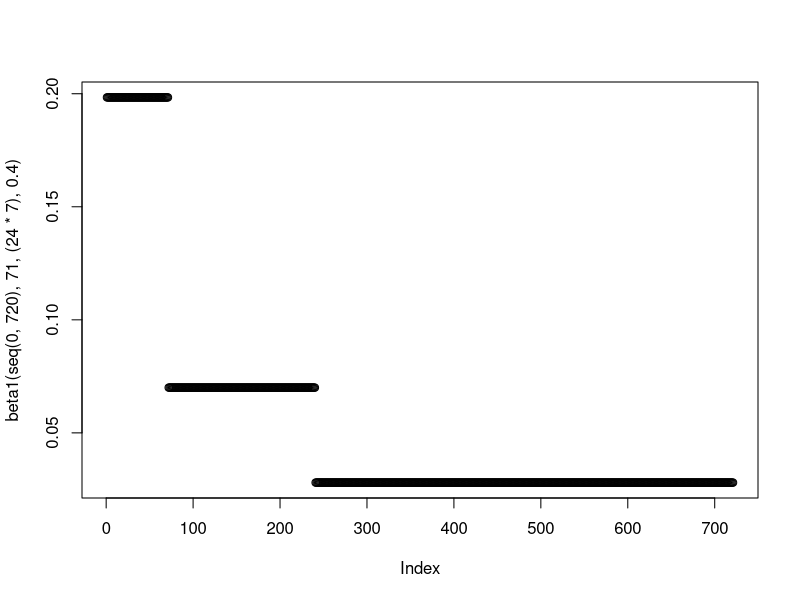
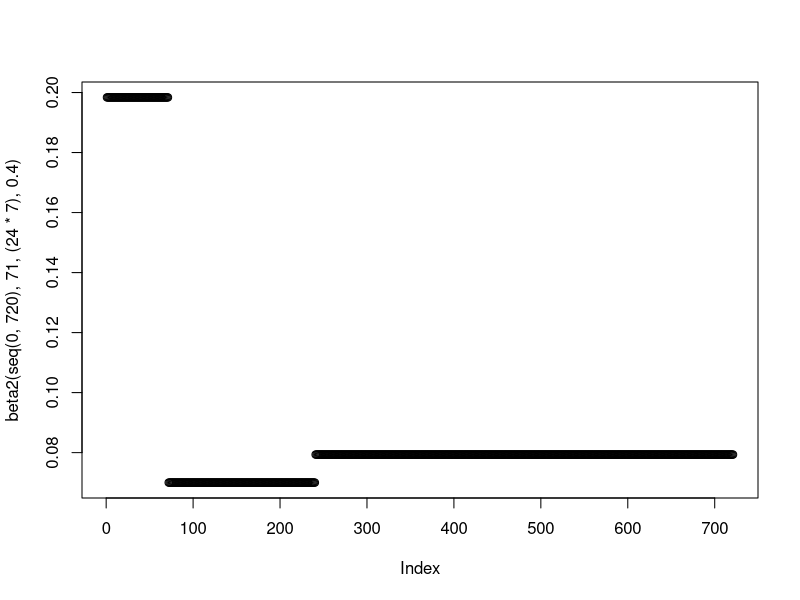
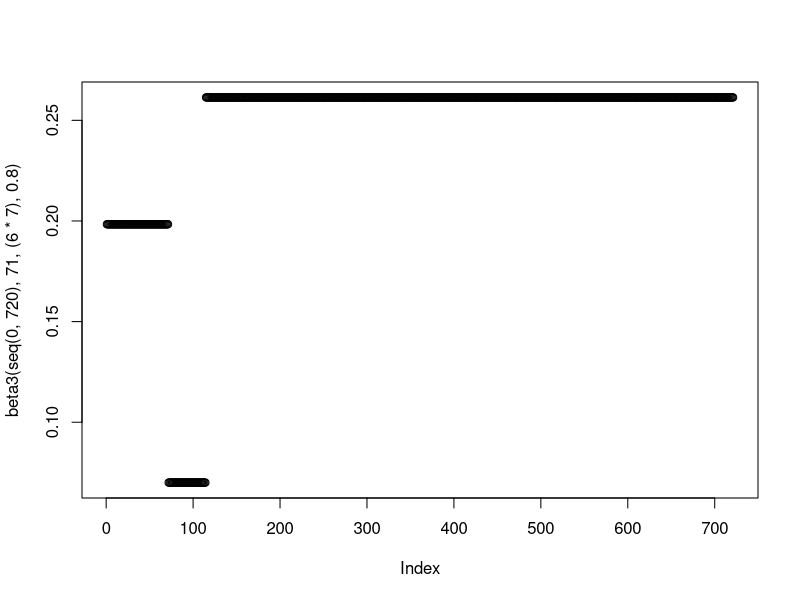
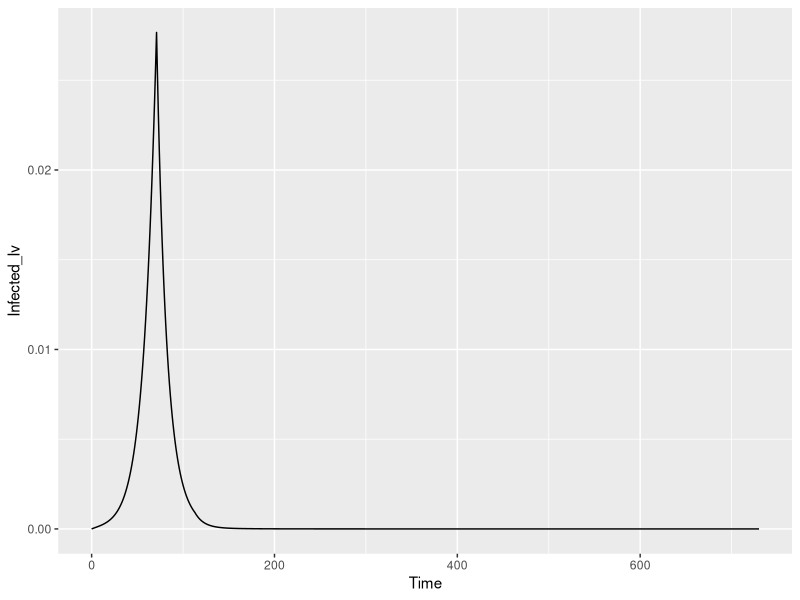
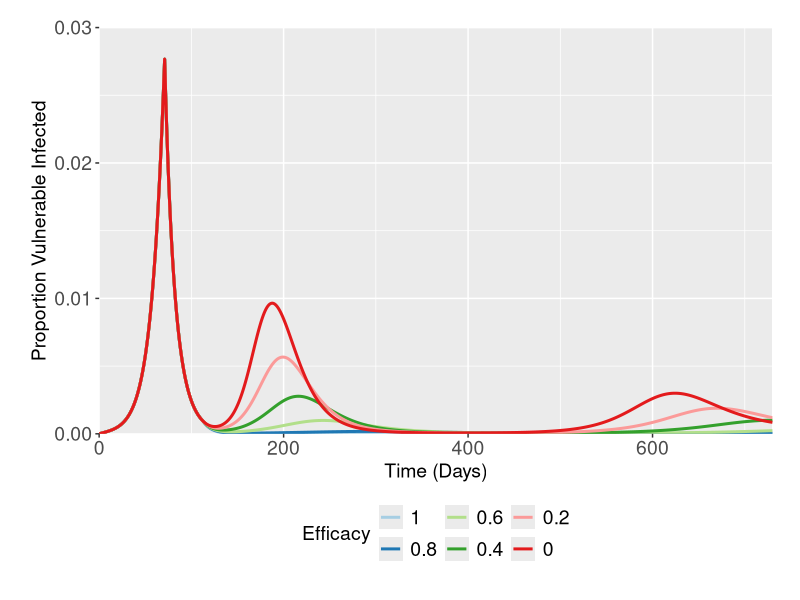
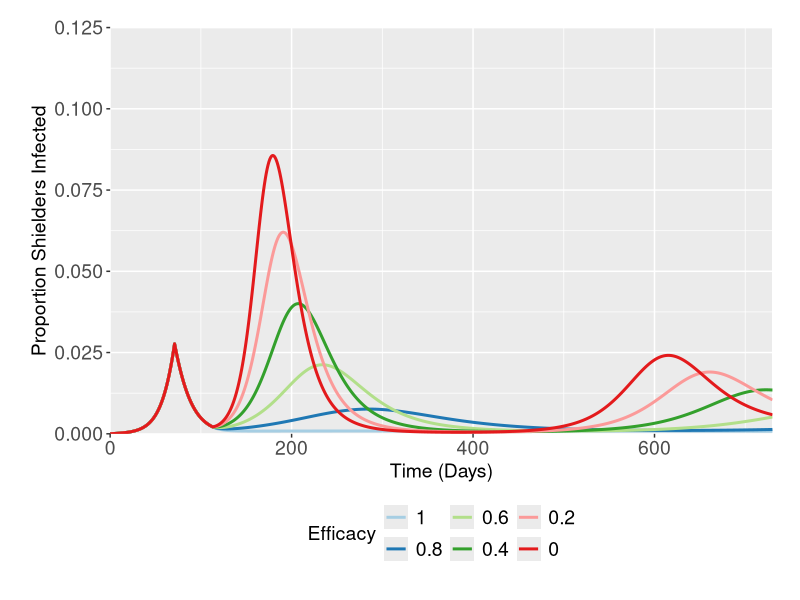
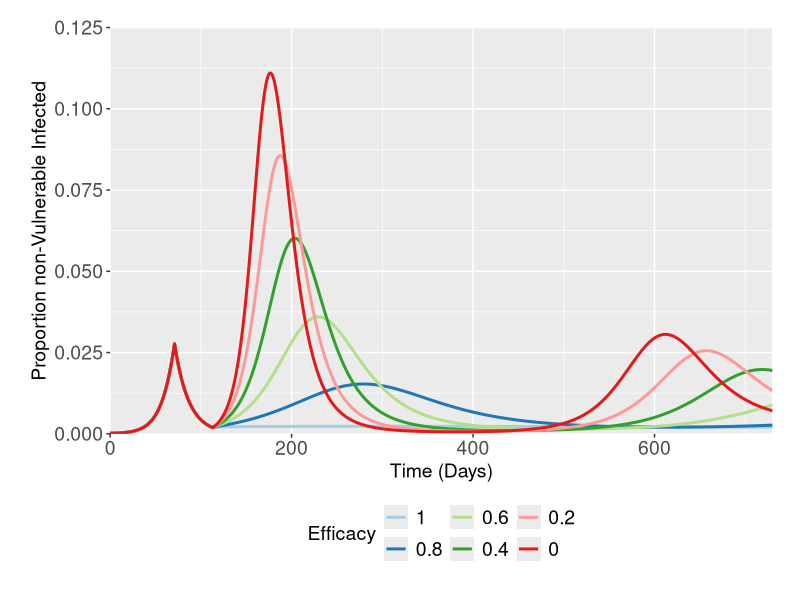
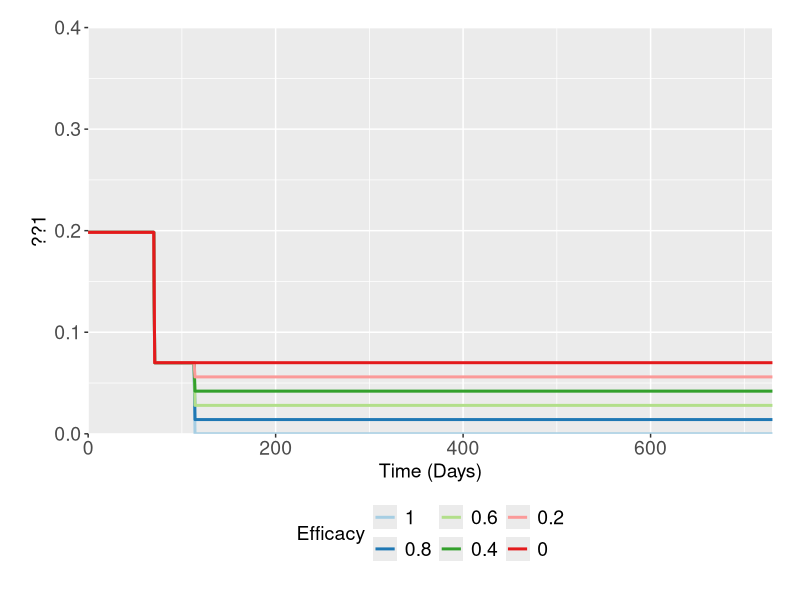

Source code (R) for these figures, in order:
rm(list=ls())
library("deSolve"); library("ggplot2"); library("cowplot"); library("reshape2"); library("dplyr"); library("RColorBrewer")

#### Model Functions ####
#Function for the generation time/(1/gamma) parameter
GenTime <- function(T2, R0) {
  G = T2 * ((R0-1)/log(2))
  return(G)
}

#Function to model intervention - currently set at baseline - added additional functionality to it
beta1 <- function(time, tstart1, tdur, scaling1) {
  ifelse((time >= tstart1 & time <= tstart1+tdur),
         (0.6*(1/(GenTime(3.3,2.8)))), #Intervention
         ifelse((time >= tstart1+tdur & time <= 730), 
                (0.6*(1/(GenTime(3.3,2.8))))*scaling1, #After Intervention
                (1.7*(1/(GenTime(3.3,2.8)))) #Before Intervention
         )
  )
}

plot(beta1(seq(0, 720), 71, (24*7), 0.4))

beta2 <- function(time, tstart1, tdur, scaling2) {
  ifelse((time >= tstart1 & time <= tstart1+tdur),
         (0.6*(1/(GenTime(3.3,2.8)))), #Intervention
         ifelse((time >= tstart1+tdur & time <= 730), 
                (1.7*(1/(GenTime(3.3,2.8))))*scaling2, #After Intervention
                (1.7*(1/(GenTime(3.3,2.8)))) #Before Intervention
         )
  )
}

plot(beta2(seq(0, 720), 71, (24*7), 0.4))

beta3 <- function(time, tstart1, tdur, scaling3) {
  ifelse((time >= tstart1 & time <= tstart1+tdur),
         (0.6*(1/(GenTime(3.3,2.8)))), #Intervention
         ifelse((time >= tstart1+tdur & time <= 730), 
                (2.8*(1/(GenTime(3.3,2.8))))*scaling3, #After Intervention
                (1.7*(1/(GenTime(3.3,2.8)))) #Before Intervention
         )
  )
}

plot(beta3(seq(0, 720), 71, (6*7), 0.8))


#Function for Shielded/non-Shielded Pop
SIRS <- function(time, state, parameters) {
  with(as.list(c(state, parameters)), {

    if(time < tstart1) {
      dSv = - beta1(time,tstart1,tdur,scaling1)*(Iv+Ih+Inv)*Sv + zeta*Rv
      
      dSh = - beta2(time,tstart1,tdur,scaling2)*(Iv+Ih+Inv)*Sh + zeta*Rh
      
      dSnv = - beta3(time,tstart1,tdur,scaling3)*(Iv+Ih+Inv)*Snv  + zeta*Rnv
      
      dIv = beta1(time,tstart1,tdur,scaling1)*(Iv+Ih+Inv)*Sv - gamma*Iv
      
      dIh =  beta2(time,tstart1,tdur,scaling2)*(Iv+Ih+Inv)*Sh - gamma*Ih
      
      dInv = beta3(time,tstart1,tdur,scaling3)*(Iv+Ih+Inv)*Snv - gamma*Inv
      
      dRv = gamma*Iv - zeta*Rv
      
      dRh = gamma*Ih - zeta*Rh
      
      dRnv = gamma*Inv - zeta*Rnv
    }
    else{
      dSv = - beta1(time,tstart1,tdur,scaling1)*Iv*Sv - beta1(time,tstart1,tdur,scaling1)*Ih*Sv + zeta*Rv
      
      dSh = - beta2(time,tstart1,tdur,scaling2)*Ih*Sh - beta1(time,tstart1,tdur,scaling2)*Iv*Sh - 
        beta2(time,tstart1,tdur,scaling2)*Inv*Sh + zeta*Rh
      
      dSnv = - beta3(time,tstart1,tdur,scaling3)*Inv*Snv - beta2(time,tstart1,tdur,scaling3)*Ih*Snv + zeta*Rnv
      
      
      
      dIv = beta1(time,tstart1,tdur,scaling1)*Iv*Sv + beta1(time,tstart1,tdur,scaling1)*Ih*Sv - gamma*Iv
      
      dIh =  beta2(time,tstart1,tdur,scaling2)*Ih*Sh + beta1(time,tstart1,tdur,scaling2)*Iv*Sh + 
        beta2(time,tstart1,tdur,scaling2)*Inv*Sh - gamma*Ih
      
      dInv = beta3(time,tstart1,tdur,scaling3)*Inv*Snv + beta2(time,tstart1,tdur,scaling3)*Ih*Snv - gamma*Inv
      
      
  
      dRv = gamma*Iv - zeta*Rv
      
      dRh = gamma*Ih - zeta*Rh
      
      dRnv = gamma*Inv - zeta*Rnv
    }
    return(list(c(dSv, dSh, dSnv, dIv, dIh, dInv, dRv, dRh, dRnv)))
  })
}

#### Testing the Model Structure + Obtaining Specific Information from Model Runs ####

#Initial Conditions and Times

init <- c(Sv = 0.2, Sh = 0.2, Snv = 0.6-0.0001, Iv = 0, Ih = 0, Inv = 0.0001, Rv= 0, Rh = 0, Rnv = 0)
times <- seq(0,730,by = 1)
parms = c(gamma = 1/(GenTime(3.3,2.8)), 
          zeta = 1/365,
          tstart1 = 71, 
          tdur = 6*7,
          scaling1 = 0.4,
          scaling2 = 0.4,
          scaling3 = 0.4) #CAN VARY THIS - DEPENDING ON FACTOR EXPLORED

out1 <- data.frame(ode(y = init, func = SIRS, times = times, parms = parms))

out1$Sv <- out1$Sv/0.20; out1$Sh <- out1$Sh/0.2; out1$Snv <- out1$Snv/0.60
out1$Iv <- out1$Iv/0.20; out1$Ih <- out1$Ih/0.2; out1$Inv <- out1$Inv/0.60
out1$Rv <- out1$Rv/0.20; out1$Rh <- out1$Rh/0.2; out1$Rnv <- out1$Rnv/0.60

out1$Beta1 <- beta1(seq(0,730), 71, (6*7), 0.4) #VARY THIS ASWELL
out1$Beta2 <- beta2(seq(0,730), 71, (6*7), 0.4)
out1$Beta3 <- beta3(seq(0,730), 71, (6*7), 0.4)

colnames(out1) <- c("Time", "Suscv", "Susch", "Suscnv", "Infected_Iv", "Infected_Ih", "Infected_Inv", 
                    "Recovv", "Recovh", "Recovnv", "Beta1", "Beta2", "Beta3")

ggplot(out1, aes(x = Time, y = Infected_Iv)) + geom_line()
#### Exploring the Parameters ####

scaling <- seq(0,1, by = 0.2)

scalingdata <- data.frame(matrix(nrow = 0, ncol = 7))

for(i in 1:length(scaling)) { 
  init <- c(Sv = 0.2, Sh = 0.2, Snv = 0.6-0.0001, Iv = 0, Ih = 0, Inv = 0.0001, Rv= 0, Rh = 0, Rnv = 0)
  times <- seq(0,730,by = 1)
  parms = c(gamma = 1/(GenTime(3.3,2.8)), 
            zeta = 1/365,
            tstart1 = 71, 
            tdur = 6*7,
            scaling1 = scaling[i],
            scaling2 = (1.7*(1/(GenTime(3.3,2.8))) - ((1.7*(1/(GenTime(3.3,2.8))) - 0.6*(1/(GenTime(3.3,2.8))))*(1-scaling[i])))/
              (1.7*(1/(GenTime(3.3,2.8)))),
            scaling3 = (2.8*(1/(GenTime(3.3,2.8))) - ((2.8*(1/(GenTime(3.3,2.8))) - 1.7*(1/(GenTime(3.3,2.8))))*(1-scaling[i])))/
              (2.8*(1/(GenTime(3.3,2.8)))))
  out1 <- data.frame(ode(y = init, func = SIRS, times = times, parms = parms))
  out1$Sv <- out1$Sv/0.20; out1$Sh <- out1$Sh/0.2; out1$Snv <- out1$Snv/0.60
  out1$Iv <- out1$Iv/0.20; out1$Ih <- out1$Ih/0.2; out1$Inv <- out1$Inv/0.60
  out1$Rv <- out1$Rv/0.20; out1$Rh <- out1$Rh/0.2; out1$Rnv <- out1$Rnv/0.60
  out1$Beta1 <- beta1(seq(0,730), 71, (6*7), parms[5]) #VARY THIS ASWELL
  out1$Beta2 <- beta2(seq(0,730), 71, (6*7), parms[6])
  out1$Beta3 <- beta3(seq(0,730), 71, (6*7), parms[7])
  out1$efficacy <- as.factor(1-scaling[i])
  scalingdata <- rbind.data.frame(scalingdata, out1)
}


colnames(scalingdata) <- c("Time", "Suscv", "Susch", "Suscnv", "Infected_Iv", "Infected_Ih", "Infected_Inv", 
                    "Recovv", "Recovh", "Recovnv", "Beta1", "Beta2", "Beta3", "Efficacy")

statsinfecv <- melt(scalingdata, id.vars = c("Time", "Efficacy"), measure.vars = c("Infected_Iv"))
statsinfech <- melt(scalingdata, id.vars = c("Time","Efficacy"), measure.vars = c("Infected_Ih"))
statsinfecnv <- melt(scalingdata, id.vars = c("Time", "Efficacy"), measure.vars = c("Infected_Inv"))

statsbeta1 <- melt(scalingdata, id.vars =  c("Time", "Efficacy"), measure.vars = c("Beta1"))
statsbeta2 <- melt(scalingdata, id.vars =  c("Time", "Efficacy"), measure.vars = c("Beta2"))
statsbeta3 <- melt(scalingdata, id.vars =  c("Time", "Efficacy"), measure.vars = c("Beta3"))

#### Aggregated Plots ####

ggplot(data = statsinfecv, aes(x = (Time), y = value, col = Efficacy)) + geom_line(size = 1.02, stat = "identity") +
  labs(x ="Time (Days)", y = "Proportion Vulnerable Infected") + scale_y_continuous(limits = c(0,0.03),  expand = c(0,0)) +
  theme(legend.position = "bottom", legend.title = element_text(size=14), legend.text=element_text(size=14),  axis.text=element_text(size=14),
        axis.title.y=element_text(size=14),axis.title.x= element_text(size=14), 
        legend.spacing.x = unit(0.3, 'cm'), plot.margin=unit(c(0.7,0.7,0.8,0.8),"cm")) + scale_x_continuous(expand = c(0, 0)) +
  scale_colour_brewer(palette ="Paired")
  
ggplot(data = statsinfech, aes(x = (Time), y = value, col = Efficacy)) + geom_line(size = 1.02, stat = "identity") +
  labs(x ="Time (Days)", y = "Proportion Shielders Infected") + scale_y_continuous(limits = c(0,0.125),  expand = c(0,0)) +
  theme(legend.position = "bottom", legend.title = element_text(size=14), legend.text=element_text(size=14),  axis.text=element_text(size=14),
        axis.title.y=element_text(size=14),axis.title.x= element_text(size=14), 
        legend.spacing.x = unit(0.3, 'cm'), plot.margin=unit(c(0.7,0.7,0.8,0.8),"cm")) + scale_x_continuous(expand = c(0, 0)) +
  scale_colour_brewer(palette ="Paired")

ggplot(data = statsinfecnv, aes(x = (Time), y = value, col = Efficacy)) + geom_line(size = 1.02, stat = "identity") +
  labs(x ="Time (Days)", y = "Proportion non-Vulnerable Infected") + scale_y_continuous(limits = c(0,0.125),  expand = c(0,0)) +
  theme(legend.position = "bottom", legend.title = element_text(size=14), legend.text=element_text(size=14),  axis.text=element_text(size=14),
        axis.title.y=element_text(size=14),axis.title.x= element_text(size=14), 
        legend.spacing.x = unit(0.3, 'cm'), plot.margin=unit(c(0.7,0.7,0.8,0.8),"cm")) + scale_x_continuous(expand = c(0, 0)) +
  scale_colour_brewer(palette ="Paired")

ggplot(data = statsbeta1, aes(x = (Time), y = value, col = Efficacy)) + geom_line(size = 1.02, stat = "identity") +
  labs(x ="Time (Days)", y = "??1") + scale_y_continuous(limits = c(0,0.4),  expand = c(0,0)) +
  theme(legend.position = "bottom", legend.title = element_text(size=14), legend.text=element_text(size=14),  axis.text=element_text(size=14),
        axis.title.y=element_text(size=14),axis.title.x= element_text(size=14), 
        legend.spacing.x = unit(0.3, 'cm'), plot.margin=unit(c(0.7,0.7,0.8,0.8),"cm")) + scale_x_continuous(expand = c(0, 0)) +
  scale_colour_brewer(palette ="Paired")

ggplot(data = statsbeta2, aes(x = (Time), y = value, col = Efficacy)) + geom_line(size = 1.02, stat = "identity") +
  labs(x ="Time (Days)", y = "??2") + scale_y_continuous(limits = c(0,0.4),  expand = c(0,0)) +
  theme(legend.position = "bottom", legend.title = element_text(size=14), legend.text=element_text(size=14),  axis.text=element_text(size=14),
        axis.title.y=element_text(size=14),axis.title.x= element_text(size=14), 
        legend.spacing.x = unit(0.3, 'cm'), plot.margin=unit(c(0.7,0.7,0.8,0.8),"cm")) + scale_x_continuous(expand = c(0, 0)) +
  scale_colour_brewer(palette ="Paired")

ggplot(data = statsbeta3, aes(x = (Time), y = value, col = Efficacy)) + geom_line(size = 1.02, stat = "identity") +
  labs(x ="Time (Days)", y = "??3") + scale_y_continuous(limits = c(0,0.4),  expand = c(0,0)) +
  theme(legend.position = "bottom", legend.title = element_text(size=14), legend.text=element_text(size=14),  axis.text=element_text(size=14),
        axis.title.y=element_text(size=14),axis.title.x= element_text(size=14), 
        legend.spacing.x = unit(0.3, 'cm'), plot.margin=unit(c(0.7,0.7,0.8,0.8),"cm")) + scale_x_continuous(expand = c(0, 0)) +
  scale_colour_brewer(palette ="Paired")
